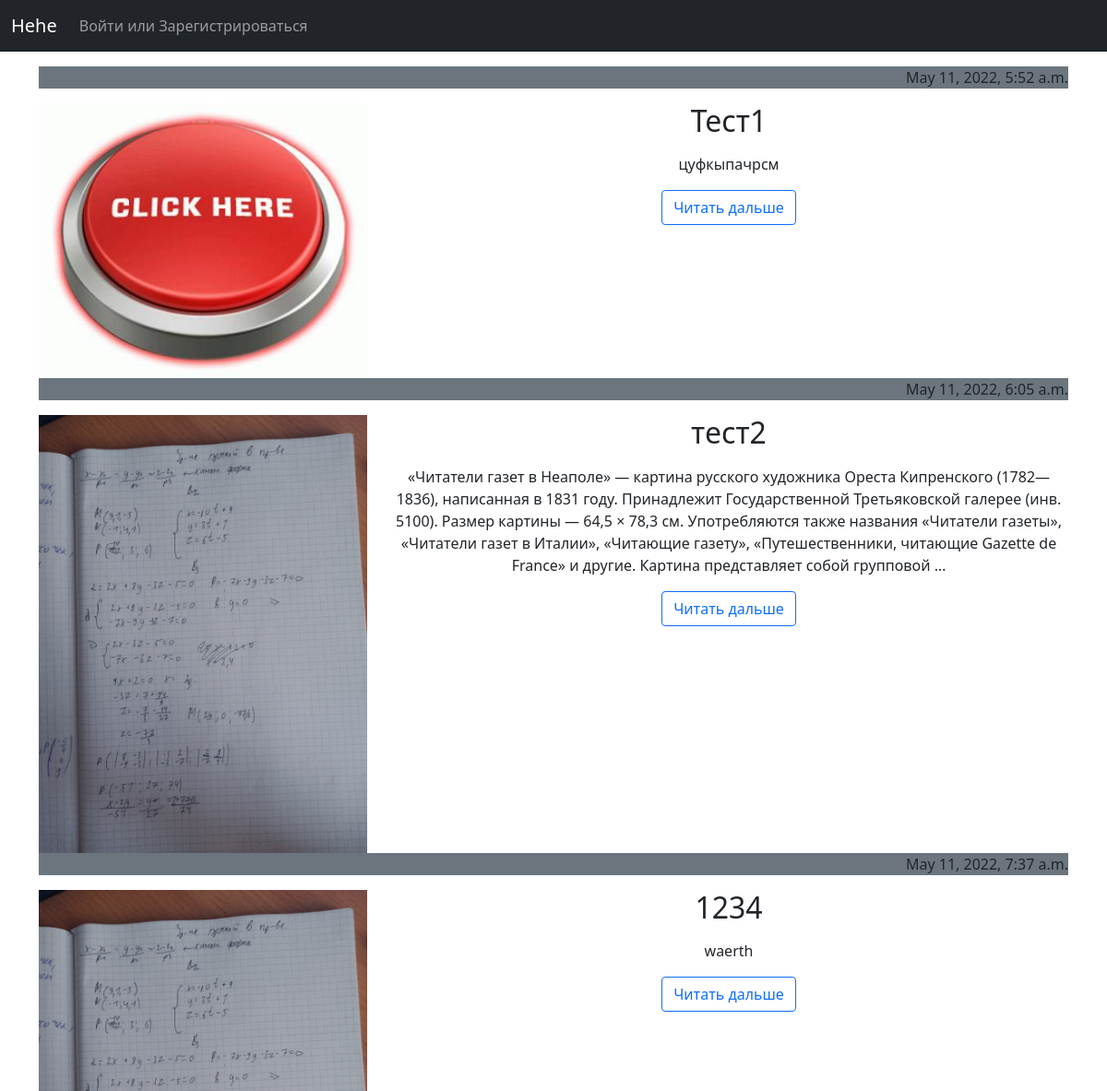
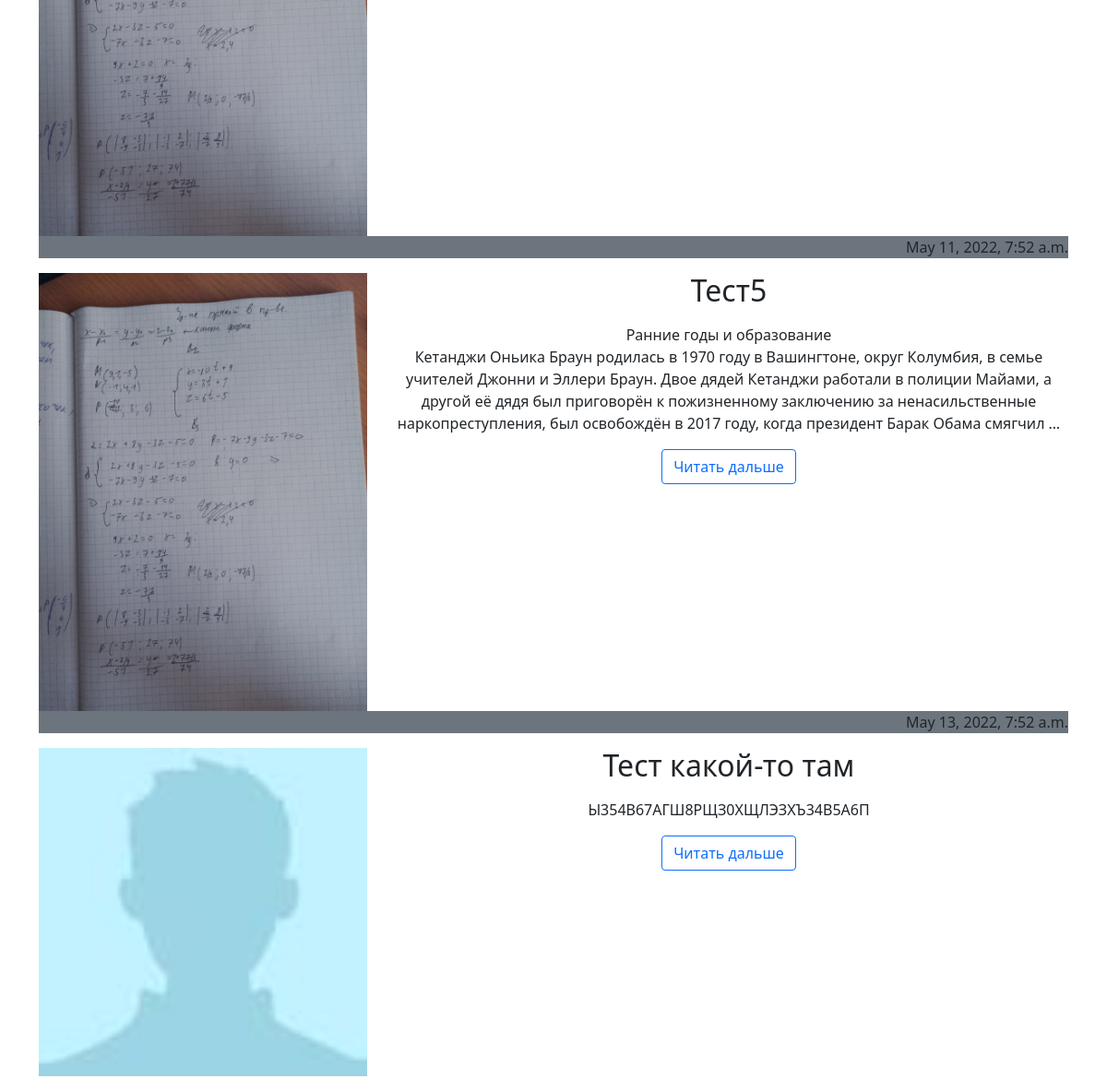
The page / on the database its author committed (2 pictures, top to bottom).
### coolsite/models.py (models this page shows)
class Posts(models.Model):
    title = models.CharField(max_length=255, verbose_name='Заголовок')
    content = models.TextField(verbose_name='Содержание')
    photo = models.ImageField(default='default.jpg', verbose_name='Фото' )
    time_create = models.DateTimeField(auto_now_add=True)
    time_update = models.DateTimeField(auto_now=True)
    slug = models.SlugField(max_length=255, unique=True, db_index=True, verbose_name='URL')
    def get_absolute_url(self):
        return reverse('show-post', kwargs={'slug':self.slug})

### coolsite/views.py (the view)
# urls.py: path('',Index.as_view(), name='home-page'),
class Index(ListView):
    template_name = 'index.html'
    model = Posts

### coolsite/templates/index.html (shortened to what this page needs)
{% extends "base.html" %}
{% block content %}
    <div class="container my-3">
    {% for i in object_list %}
        <p class="text-end bg-secondary">{{ i.time_create }}</p>
        <div class="row">
            <div class="col-md-4 col-sm-12">
                <img class="w-100" src={{ i.photo.url }} alt="">
            </div>
            <div class="col-md-8 col-sm-12 text-center">
                <h2>{{ i.title }}</h2>
                <p>{{ i.content|linebreaks|truncatewords:50 }}</p>
                <a class="btn btn-outline-primary" href={{ i.get_absolute_url }} role="button">Читать дальше</a>
            </div>
        </div>
    {% endfor %}
    </div>
{% endblock content %}

### coolsite/templates/base.html (shortened to what this page needs)
{% load static %}
<!DOCTYPE html>
<html lang="en">
<head>
     <link rel="stylesheet" href="https://use.fontawesome.com/releases/v5.8.2/css/all.css">
    <link href="https://cdn.jsdelivr.net/npm/bootstrap@5.1.3/dist/css/bootstrap.min.css" rel="stylesheet">
</head>
<body>
   <nav class=" navbar navbar-expand-lg navbar-dark bg-dark">
  <div class="container-fluid ">
    <a class="navbar-brand" href="{% url 'home-page' %}">Hehe</a>
    <div class="collapse navbar-collapse" id="navbarNavDropdown">
      <ul class="navbar-nav">
          <li>
              <div class="navbar-nav ml-auto">
                  {% if user.is_authenticated %}
                    <a href="{% url 'users-profile' %}" class="nav-item nav-link">Профиль</a>
                    <a href="{% url 'logout' %}" class="nav-item nav-link">Выйти</a>
                  {% else %}
                    <a href="{% url 'login' %}" class="nav-item nav-link">Войти или Зарегистрироваться</a>
                  {% endif %}
                </div>
          </li>
      </ul>
    </div>
  </div>
</nav>
       {% block content %}
    {% endblock %}
</body>
</html>

### rows shown on the page
Posts: time_create "May 11, 2022, 5:52 a.m.", photo (picture), title "Тест1", content "цуфкыпачрсм"
Posts: time_create "May 11, 2022, 6:05 a.m.", photo (picture), title "тест2", content "«Читатели газет в Неаполе» — картина русского художника Ореста Кипренского (1782—1836), написанная в 1831 году. Принадлежит Государственной Третьяковской галерее (инв. 5100). Размер картины — 64,5 × 78,3 см. Употребляются также названия «Читатели газеты», «Читатели газет в Италии», «Читающие газету», «Путешественники, читающие Gazette de France» и другие. Картина представляет собой групповой …"
Posts: time_create "May 11, 2022, 7:37 a.m.", photo (picture), title "1234", content "waerth"
Posts: time_create "May 11, 2022, 7:52 a.m.", photo (picture), title "Тест5", content "Ранние годы и образование Кетанджи Оньика Браун родилась в 1970 году в Вашингтоне, округ Колумбия, в семье учителей Джонни и Эллери Браун. Двое дядей Кетанджи работали в полиции Майами, а другой её дядя был приговорён к пожизненному заключению за ненасильственные наркопреступления, был освобождён в 2017 году, когда президент Барак Обама смягчил …"
Posts: time_create "May 13, 2022, 7:52 a.m.", photo (placeholder picture), title "Тест какой-то там", content "Ы354В67АГШ8РЩЗ0ХЩЛЭЗХЪ34В5А6П"
